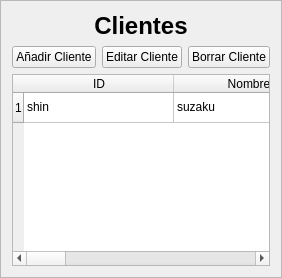
             <widget class="QFrame" name="Clients_frame">
              <property name="sizePolicy">
               <sizepolicy hsizetype="Expanding" vsizetype="Expanding">
                <horstretch>0</horstretch>
                <verstretch>0</verstretch>
               </sizepolicy>
              </property>
              <property name="maximumSize">
               <size>
                <width>0</width>
                <height>16777215</height>
               </size>
              </property>
              <property name="frameShape">
               <enum>QFrame::StyledPanel</enum>
              </property>
              <property name="frameShadow">
               <enum>QFrame::Raised</enum>
              </property>
              <layout class="QGridLayout" name="gridLayout_3">
               <item row="0" column="0" colspan="3">
                <widget class="QLabel" name="label_5">
                 <property name="font">
                  <font>
                   <pointsize>18</pointsize>
                   <weight>75</weight>
                   <bold>true</bold>
                  </font>
                 </property>
                 <property name="text">
                  <string>Clientes</string>
                 </property>
                 <property name="alignment">
                  <set>Qt::AlignCenter</set>
                 </property>
                </widget>
               </item>
               <item row="1" column="0">
                <widget class="QPushButton" name="addClient">
                 <property name="cursor">
                  <cursorShape>PointingHandCursor</cursorShape>
                 </property>
                 <property name="text">
                  <string>Añadir Cliente</string>
                 </property>
                 <property name="icon">
                  <iconset resource="icons.qrc">
                   <normaloff>:/icons/icons/user-plus.svg</normaloff>:/icons/icons/user-plus.svg</iconset>
                 </property>
                </widget>
               </item>
               <item row="1" column="1">
                <widget class="QPushButton" name="editClient">
                 <property name="cursor">
                  <cursorShape>PointingHandCursor</cursorShape>
                 </property>
                 <property name="text">
                  <string>Editar Cliente</string>
                 </property>
                 <property name="icon">
                  <iconset resource="icons.qrc">
                   <normaloff>:/icons/icons/user-check.svg</normaloff>:/icons/icons/user-check.svg</iconset>
                 </property>
                </widget>
               </item>
               <item row="1" column="2">
                <widget class="QPushButton" name="delClient">
                 <property name="cursor">
                  <cursorShape>PointingHandCursor</cursorShape>
                 </property>
                 <property name="text">
                  <string>Borrar Cliente</string>
                 </property>
                 <property name="icon">
                  <iconset resource="icons.qrc">
                   <normaloff>:/icons/icons/user-x.svg</normaloff>:/icons/icons/user-x.svg</iconset>
                 </property>
                </widget>
               </item>
               <item row="2" column="0" colspan="3">
                <widget class="QTableWidget" name="tableClients">
                 <property name="styleSheet">
                  <string notr="true"/>
                 </property>
                 <attribute name="horizontalHeaderDefaultSectionSize">
                  <number>150</number>
                 </attribute>
                 <row>
                  <property name="text">
                   <string>1</string>
                  </property>
                  <property name="foreground">
                   <brush brushstyle="SolidPattern">
                    <color alpha="255">
                     <red>0</red>
                     <green>0</green>
                     <blue>0</blue>
                    </color>
                   </brush>
                  </property>
                 </row>
                 <column>
                  <property name="text">
                   <string>ID</string>
                  </property>
                  <property name="foreground">
                   <brush brushstyle="SolidPattern">
                    <color alpha="255">
                     <red>0</red>
                     <green>0</green>
                     <blue>0</blue>
                    </color>
                   </brush>
                  </property>
                 </column>
                 <column>
                  <property name="text">
                   <string>Nombre</string>
                  </property>
                  <property name="background">
                   <color alpha="0">
                    <red>255</red>
                    <green>0</green>
                    <blue>0</blue>
                   </color>
                  </property>
                  <property name="foreground">
                   <brush brushstyle="SolidPattern">
                    <color alpha="255">
                     <red>0</red>
                     <green>0</green>
                     <blue>0</blue>
                    </color>
                   </brush>
                  </property>
                 </column>
                 <column>
                  <property name="text">
                   <string>Apellido</string>
                  </property>
                  <property name="foreground">
                   <brush brushstyle="SolidPattern">
                    <color alpha="255">
                     <red>0</red>
                     <green>0</green>
                     <blue>0</blue>
                    </color>
                   </brush>
                  </property>
                 </column>
                 <column>
                  <property name="text">
                   <string>Direccion</string>
                  </property>
                  <property name="foreground">
                   <brush brushstyle="SolidPattern">
                    <color alpha="255">
                     <red>0</red>
                     <green>0</green>
                     <blue>0</blue>
                    </color>
                   </brush>
                  </property>
                 </column>
                 <column>
                  <property name="text">
                   <string>E-mail</string>
                  </property>
                  <property name="foreground">
                   <brush brushstyle="SolidPattern">
                    <color alpha="255">
                     <red>0</red>
                     <green>0</green>
                     <blue>0</blue>
                    </color>
                   </brush>
                  </property>
                 </column>
                 <column>
                  <property name="text">
                   <string>Telefono</string>
                  </property>
                  <property name="foreground">
                   <brush brushstyle="SolidPattern">
                    <color alpha="255">
                     <red>0</red>
                     <green>0</green>
                     <blue>0</blue>
                    </color>
                   </brush>
                  </property>
                 </column>
                 <item row="0" column="0">
                  <property name="text">
                   <string>shin</string>
                  </property>
                 </item>
                 <item row="0" column="1">
                  <property name="text">
                   <string>suzaku</string>
                  </property>
                 </item>
                 <item row="0" column="3">
                  <property name="text">
                   <string>asdajk</string>
                  </property>
                 </item>
                 <item row="0" column="4">
                  <property name="text">
                   <string>suasjna@gmail.com</string>
                  </property>
                 </item>
                 <item row="0" column="5">
                  <property name="text">
                   <string>0934209384</string>
                  </property>
                 </item>
                </widget>
               </item>
              </layout>
             </widget>
